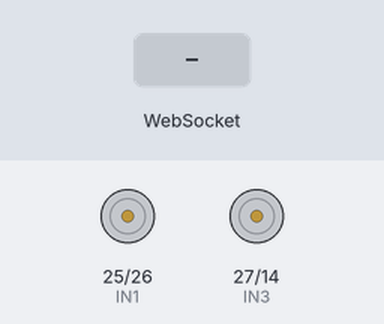
The program below on a simulated ESP32. On the bench: motor-driver pin pairs drawn as motors (green arrow = first pin HIGH = forward, orange = second pin HIGH = backward, longer = more drive, scaled by the enable pin). Inputs (shaded band) come from the test bench. WiFi joins after 1.5 s; servers stay silent unless stated.

Above: at 1.2 s.
1.3 s: WebSocket text "w" received
At 2.3 s:
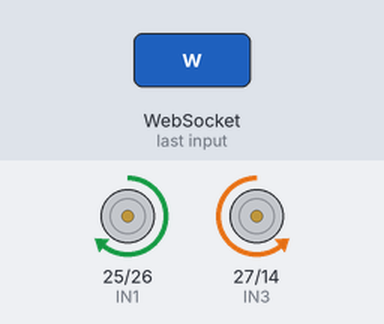
2.8 s: WebSocket text "a" received
At 3.5 s:
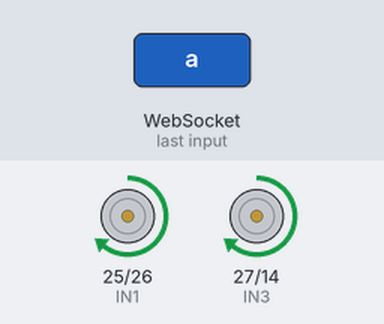
4.3 s: WebSocket text "s" received
At 4.6 s:
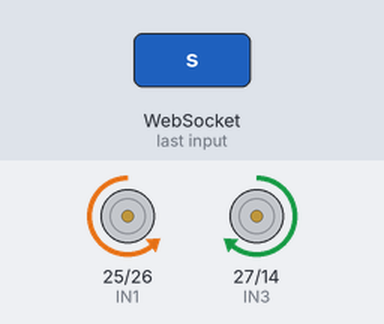
5.8 s: WebSocket text "d" received
At 7.0 s:
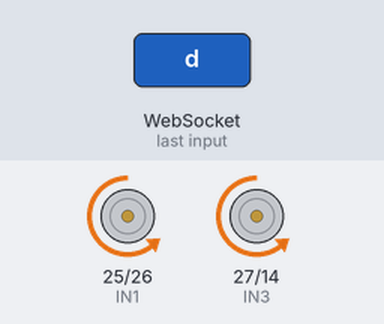
Timing chart, 0 to 8.3 s (numbered marks = the images above; inputs shaded):
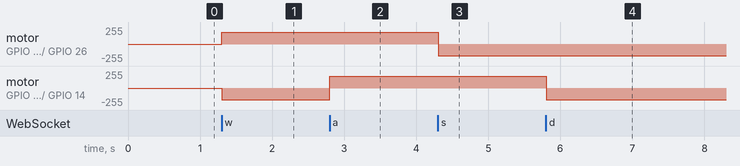

The program:

main.cpp
```cpp
#include <Arduino.h>
#include <WiFi.h>
#include <AsyncTCP.h>
#include <ESPAsyncWebServer.h>

// Initialize Motors
#define ENA 33
#define IN1 25
#define IN2 26
#define IN3 27
#define IN4 14
#define ENB 12

// States
int w = 0;
int a = 0;
int s = 0;
int d = 0;
int shift = 0;

void forward() {
  digitalWrite(IN1, HIGH); digitalWrite(IN2, LOW);
  digitalWrite(IN4, HIGH); digitalWrite(IN3, LOW);
}

void backward() {
  digitalWrite(IN1, LOW); digitalWrite(IN2, HIGH);
  digitalWrite(IN4, LOW); digitalWrite(IN3, HIGH);
}

void left() {
  digitalWrite(IN1, LOW); digitalWrite(IN2, HIGH);
  digitalWrite(IN4, HIGH); digitalWrite(IN3, LOW);
}

void right() {
  digitalWrite(IN1, HIGH); digitalWrite(IN2, LOW);
  digitalWrite(IN4, LOW); digitalWrite(IN3, HIGH);
}

void halt() {
  digitalWrite(IN1, LOW); digitalWrite(IN2, LOW);
  digitalWrite(IN4, LOW); digitalWrite(IN3, LOW);
}

// WiFi Setup
const char* ssid = "WIFI NAME";
const char* password = "WIFI PASSWORD";

AsyncWebServer server(80);
AsyncWebSocket ws("/ws");

const char index_html[] PROGMEM = R"rawliteral(
<!DOCTYPE HTML>
<html>
	<head>
		<title>DON QUIXOTE CONTROL PANEL</title>
		<meta name="viewport" content="width=device-width, initial-scale=1">
    <link rel="preconnect" href="https://fonts.googleapis.com">
    <link rel="preconnect" href="https://fonts.gstatic.com" crossorigin>
    <link href="https://fonts.googleapis.com/css2?family=Play:wght@400;700&display=swap" rel="stylesheet">
    <style>
      body {
        color: #75FEC6;
        background-color: #000000;
        font-family: "Play", sans-serif;
      }
      .grid-container {
        display: grid;
        grid-template-columns: 250px 100px 250px;
        grid-template-rows: 100px 100px;
        grid-gap: 20px;
      }
      .grid-item {
        border-style: solid;
        border-width: 2px;
        border-radius: 6px;
      }
      #status_div { padding: 5px; }
      @keyframes typing {
        from { width: 0 }
      }
      @keyframes blink {
        50% { opacity: 0; }
      }
      #command_label { font-size: 12px; }
      #icon {
        width: 96px;
        height: 96px;
      }
      #msg {
        padding: 25px;
        text-align: center;
        font-size: 10px;
        color: white;
        border-color: #75FEC6;
        grid-column: 1 /span 2;
      }
      #sprint {
        margin-top: -15px;
        font-size: 10px;
      }
    </style>
	</head>
	<body>
		<h1>DON QUIXOTE CONTROL PANEL</h1>
		<div id="root" class="grid-container"></div>
		<script>
			const gateway = `ws://${window.location.hostname}/ws`;
			let websocket;
			let root;
      let status_div;
      let machine_name;
      let sprint;
      let command_label;
      let icon;
      let time;
      let msg;

      // States
      let w = false;
      let a = false;
      let s = false;
      let d = false;

      function makeElement(type, id, c, parent) {
        let ret = document.createElement(type);
        ret.id = id;
        if (c) ret.className = c;
        parent.appendChild(ret);
        return ret;
      }

			window.addEventListener('load', onLoad);
			function initWebSocket() {
				console.log('Establishing a connection...');
				websocket = new WebSocket(gateway);
				websocket.onopen = onOpen;
				websocket.onclose = onClose;
				websocket.onmessage = onMessage;
			}
			function onOpen(event) { console.log('Connection established!'); }
			function onClose(event) {
				console.log('Connection lost');
				setTimeout(initWebSocket, 2000);
			}
			function onMessage(event) {
        time.innerText = event.data;
			}
			function onLoad(event) {
				initWebSocket();
				root = document.getElementById("root");

        status_div = makeElement("div", "status_div", "grid-item", root);
        machine_name = makeElement("h5", "machine_name", null, status_div);
        machine_name.innerText = "don_quixote";
        machine_name.style = "position: relative; top: -20px; animation: blink 3s step-start infinite;";
        sprint = makeElement("p", "sprint", null, status_div);
        sprint.innerText = "ACCELERATE";
        sprint.style.visibility = "hidden";
        command_label = makeElement("p", "command_label", null, status_div);
        command_label.innerText = "command: halt";
        icon = makeElement("img", "icon", "grid-item", root);
        icon.src = "https://drive.google.com/thumbnail?id=1LKKNp49oR8WXimO0zUtaUB1qXL-hu8AX";
        time = makeElement("p", "time", null, root);
        msg = makeElement("p", "msg", "grid-item", root);
        msg.innerText = "Message Area";

        document.body.addEventListener("keydown", (event) => {
          if (event.key.toLowerCase() === "w") {
            websocket.send("w");
            w = true;
            command_label.innerText = "command: w";
          }
          if (event.key.toLowerCase() === "a") {
            websocket.send("a");
            a = true;
            command_label.innerText = "command: a";
          }
          if (event.key.toLowerCase() === "s") {
            websocket.send("s");
            s = true;
            command_label.innerText = "command: s";
          }
          if (event.key.toLowerCase() === "d") {
            websocket.send("d");
            d = true;
            command_label.innerText = "command: d";
          }
          if (event.shiftKey) {
            websocket.send("shift");
            sprint.style.visibility = "visible";
          }
        });
        document.body.addEventListener("keyup", (e) => {
          if (e.key.toLowerCase() === "w") {
            websocket.send("w_r");
            w = false;
          }
          else if (e.key.toLowerCase() === "a") {
            websocket.send("a_r");
            a = false;
          }
          else if (e.key.toLowerCase() === "s") {
            websocket.send("s_r");
            s = false;
          }
          else if (e.key.toLowerCase() === "d") {
            websocket.send("d_r");
            d = false;
          }
          if (!e.shiftKey) {
            websocket.send("shift_r");
            sprint.style.visibility = "hidden";
          }
          if (!w && !a && !s && !d) command_label.innerText = "command: halt";
        });
        function msgAnimate(message, s) {
            msg.innerText = "";
            let p = document.createElement("p");
            p.innerText = message;
            p.style = `text-align: center; font-size: 10px; color: white; width: ${s}ch; animation: typing 2s steps(${s}); white-space: nowrap; overflow: hidden;`;
            msg.appendChild(p);
            setTimeout(() => {
              p.style = "text-align: center; font-size: 10px; color: white;";
              p.innerText = "";
            }, 4000);
        }
        document.body.addEventListener("keydown", (e) => {
          if (e.repeat) return;
          if (e.key === "w") { msgAnimate("WE CHARGE FORWARD!", 19); }
          else if (e.key === "a") { msgAnimate("WE MUST GO LEFT!", 15); }
          else if (e.key === "s") { msgAnimate("DRAW BACK!", 10); }
          else if (e.key === "d") { msgAnimate("WE VENTURE RIGHT!", 17); }
          for (let i = 0; i < 2; i++) {
            setTimeout(() => {icon.src = "https://drive.google.com/thumbnail?id=19SfsdVzVxLe951z70MkYCj10ph9Hyy4O"}, i*500);
            setTimeout(() => {icon.src = "https://drive.google.com/thumbnail?id=1LKKNp49oR8WXimO0zUtaUB1qXL-hu8AX"}, i*500 + 250);
          }
          for (let j = 2; j < 4; j++) {
            setTimeout(() => {icon.src = "https://drive.google.com/thumbnail?id=19SfsdVzVxLe951z70MkYCj10ph9Hyy4O"}, (j+1)*500);
            setTimeout(() => {icon.src = "https://drive.google.com/thumbnail?id=1LKKNp49oR8WXimO0zUtaUB1qXL-hu8AX"}, (j+1)*500 + 250);
          }
        });
			}
		</script>
	</body>
</html>
)rawliteral";

void notifyClients() {
  char buffer[5000];
  unsigned long time = millis();
  unsigned long mins = time / 60000;
  time %= 60000;
  unsigned long sec = time / 1000;
  time %= 1000;
  if (mins < 10 && sec < 10) sprintf(buffer, "0%lu : 0%lu : %lu", mins, sec, time);
  else if (mins < 10) sprintf(buffer, "0%lu : %lu : %lu", mins, sec, time);
  else if (sec < 10) sprintf(buffer, "%lu : 0%lu : %lu", mins, sec, time);
  else sprintf(buffer, "%lu : %lu : %lu", mins, sec, time);
  ws.textAll(String(buffer));
}

void handleWebSocketMessage(void* arg, uint8_t* data, size_t len) {
  AwsFrameInfo* info = (AwsFrameInfo*)arg;
  if (info->final && info->index == 0 && info->len == len && info->opcode == WS_TEXT) {
    data[len] = 0;
    if (strcmp((char*)data, "w") == 0) { w = 1; a = 0; s = 0; d = 0; }
    else if (strcmp((char*)data, "a") == 0) { w = 0; a = 1; s = 0; d = 0; }
    else if (strcmp((char*)data, "s") == 0) { w = 0; a = 0; s = 1; d = 0; }
    else if (strcmp((char*)data, "d") == 0) { w = 0; a = 0; s = 0; d = 1; }
    else if (strcmp((char*)data, "shift") == 0) shift = 1;
    else if (strcmp((char*)data, "w_r") == 0) w = 0;
    else if (strcmp((char*)data, "a_r") == 0) a = 0;
    else if (strcmp((char*)data, "s_r") == 0) s = 0;
    else if (strcmp((char*)data, "d_r") == 0) d = 0;
    else if (strcmp((char*)data, "shift_r") == 0) shift = 0;
  }
}

void onEvent(AsyncWebSocket* server, AsyncWebSocketClient* client, AwsEventType type, void* arg, uint8_t* data, size_t len) {
  switch(type) {
    case WS_EVT_CONNECT:
      break;
    case WS_EVT_DISCONNECT:
      break;
    case WS_EVT_DATA:
      handleWebSocketMessage(arg, data, len);
      break;
    case WS_EVT_PONG:
    case WS_EVT_ERROR:
      break;
  }
}

void initWebSocket() {
  ws.onEvent(onEvent);
  server.addHandler(&ws);
}

String processor(const String& var) {
  if (var == "STATE") {
    if (w == 1) return "FORWARD";
    if (a == 1) return "LEFT";
    if (s == 1) return "BACKWARD";
    if (d == 1) return "RIGHT";
    else return "HALT";
  }
  return String();
}


void setup() {
  // Motor Setup
  pinMode(ENA, OUTPUT);
  pinMode(IN1, OUTPUT);
  pinMode(IN2, OUTPUT);
  pinMode(IN3, OUTPUT);
  pinMode(IN4, OUTPUT);
  pinMode(ENB, OUTPUT);

  ledcSetup(0, 3000, 8);
  ledcSetup(1, 3000, 8);
  ledcAttachPin(ENA, 0);
  ledcAttachPin(ENB, 1);
  ledcWrite(0, 230); ledcWrite(1, 230);

  // WiFi Connection
  WiFi.begin(ssid, password);

  initWebSocket();

  server.on("/", HTTP_GET, [](AsyncWebServerRequest* request) {
    request->send_P(200, "text/html", index_html);
  });

  server.begin();
}

void loop() {
  ws.cleanupClients();
  if (shift == 1) {
    ledcWrite(0, 250); ledcWrite(1, 250);
  }
  else {
    ledcWrite(0, 180); ledcWrite(1, 180);
  }
  if (w == 1) forward();
  else if (a == 1) right();
  else if (s == 1) backward();
  else if (d == 1) left();
  else halt();
  if (micros() % 19000 == 0) notifyClients();
}
```

Measured:
- after the input at 1.3 s, motor on GPIO 25 (IN1) / GPIO 26 (IN2): stopped → forward 179/255 at once; motor on GPIO 27 (IN3) / GPIO 14 (IN4): stopped → backward 179/255 at once
- after the input at 2.8 s, motor on GPIO 27 (IN3) / GPIO 14 (IN4): backward 179/255 → forward 179/255 at once
- after the input at 4.3 s, motor on GPIO 25 (IN1) / GPIO 26 (IN2): forward 179/255 → backward 179/255 at once
- after the input at 5.8 s, motor on GPIO 27 (IN3) / GPIO 14 (IN4): forward 179/255 → backward 179/255 at once
